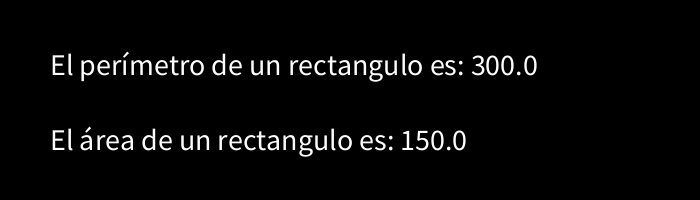
Frame 1 (no input)
Frame 60 (the mouse pressed at the canvas centre just before this capture): identical to frame 1, image omitted
Frame 120 (the mouse held since frame 60 and released just before this capture): identical to frame 1, image omitted

The Processing sketch that drew this single still picture (run headless with seeded random() and noise(); from frame 60 on, the mouse is pressed at the canvas centre):

// Processing sketch: sketch_Ejercicio13
// ── sketch_Ejercicio13.pde
float baseRectangulo=15, alturaRectangulo=10;

float perimetroRectangulo = 2 * (baseRectangulo * alturaRectangulo);
float areaRectangulo = baseRectangulo * alturaRectangulo;
String resultadoPerimetro = "El perímetro de un rectangulo es: " + perimetroRectangulo;
String resultadoArea = "El área de un rectangulo es: " + areaRectangulo;
void setup() {
  size(700, 200);
  println(resultadoPerimetro);
  println(resultadoArea);
}

void draw(){
  background(#000000);
  fill(#FCFCFC);
  textSize(30);
  text(resultadoPerimetro,50,75);
  text(resultadoArea,50,150);
}
